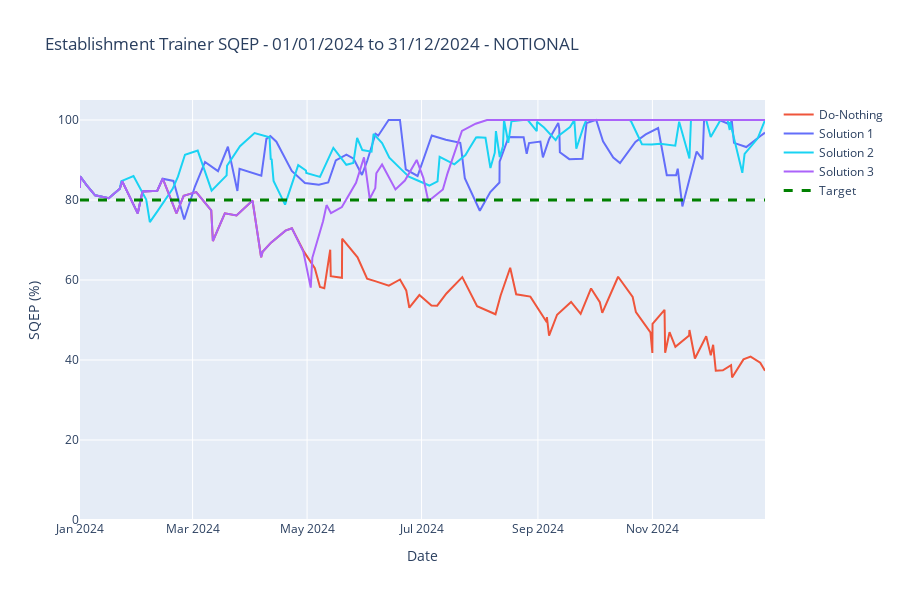

Notebook source saved alongside this figure:
### Code cell
fig = go.Figure()
fig.update_layout(
    title="Establishment Trainer SQEP - 01/01/2024 to 31/12/2024 - NOTIONAL",
    yaxis=dict(
        title="SQEP (%)",
        range=[0, 105]
    ),
    width=900,  
    height=600,
    xaxis=dict(title="Date")
)

min_sqep = 0.8

fig.add_scatter(x=do_nothing_data_df["Date"], y=do_nothing_data_df["Do-Nothing"]*100, mode='lines', name="Do-Nothing", line=dict(color='#EF553B'))
fig.add_scatter(x=sqep_1_data_df["Date"], y=sqep_1_data_df["Solution 1 SQEP"]*100, mode='lines', name="Solution 1", line=dict(color='#636EFA'))
fig.add_scatter(x=sqep_2_data_df["Date"], y=sqep_2_data_df["Solution 2 SQEP"]*100, mode='lines', name="Solution 2", line=dict(color='#19D3F3'))
fig.add_scatter(x=sqep_3_data_df["Date"], y=sqep_3_data_df["Solution 3 SQEP"]*100, mode='lines', name="Solution 3", line=dict(color='#AB63FA'))

# add hline as scatter for name to appear in legend
dates = do_nothing_data_df["Date"].tolist()
fig.add_trace(go.Scatter(
    x=[dates[0], dates[len(do_nothing_data_df)-1]],  
    y=[min_sqep*100, min_sqep*100],  
    mode='lines',
    name='Target',  # Add a name to include in the legend
    line=dict(color='green', dash='dash', width=3)
))

fig.show()
